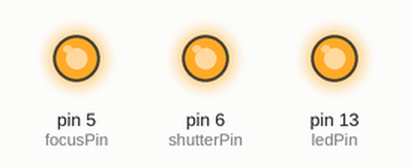
The sketch below on a simulated Arduino Uno, built with avr-gcc and run on an emulated ATmega328P. Shown: output pins drawn as LEDs (lit = HIGH).

Above: at 0.1 s.
At 0.6 s:
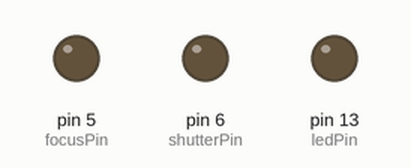
Timing chart, 0 to 2.1 s (numbered marks = the images above):
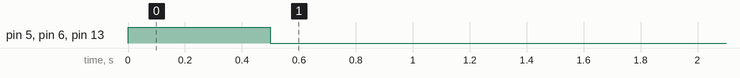

Measured:
- by itself, pin 5 (focusPin), pin 6 (shutterPin), pin 13 (ledPin): LOW → HIGH at 0.00 s, → LOW 0.50 s later

The sketch:

TimeLapseController.pde
```cpp
// (licence header left out)
int frameInterval = 300;          // Delay between pictures (in seconds)
int focusPin = 5;                 // Reed relay on digital pin 5
int shutterPin = 6;               // Reed relay on digital pin 6
int ledPin = 13;                  // LED connected to digital pin 13

void setup()
{

  pinMode(focusPin, OUTPUT);      // Set the focus pin as an output
  digitalWrite(focusPin, LOW);
  pinMode(shutterPin, OUTPUT);    // Set the shutter pin as an output
  digitalWrite(shutterPin, LOW);
  pinMode(ledPin, OUTPUT);        // Set the LED pin as an output
  digitalWrite(ledPin, LOW);
}

void loop()
{
  digitalWrite(ledPin, HIGH);     // Turn on activity LED
  digitalWrite(focusPin, HIGH);   // Turn on focus relay
  digitalWrite(shutterPin, HIGH); // Turn on shutter relay
  delay(500);                     // Hold the button for 1/2 second
  digitalWrite(ledPin, LOW);      // Turn off activity LED
  digitalWrite(shutterPin, LOW);  // Turn off shutter relay
  digitalWrite(focusPin, LOW);    // Turn off focus relay
  delay(1000 * frameInterval);    // Wait the required interval before repeating
}
```
